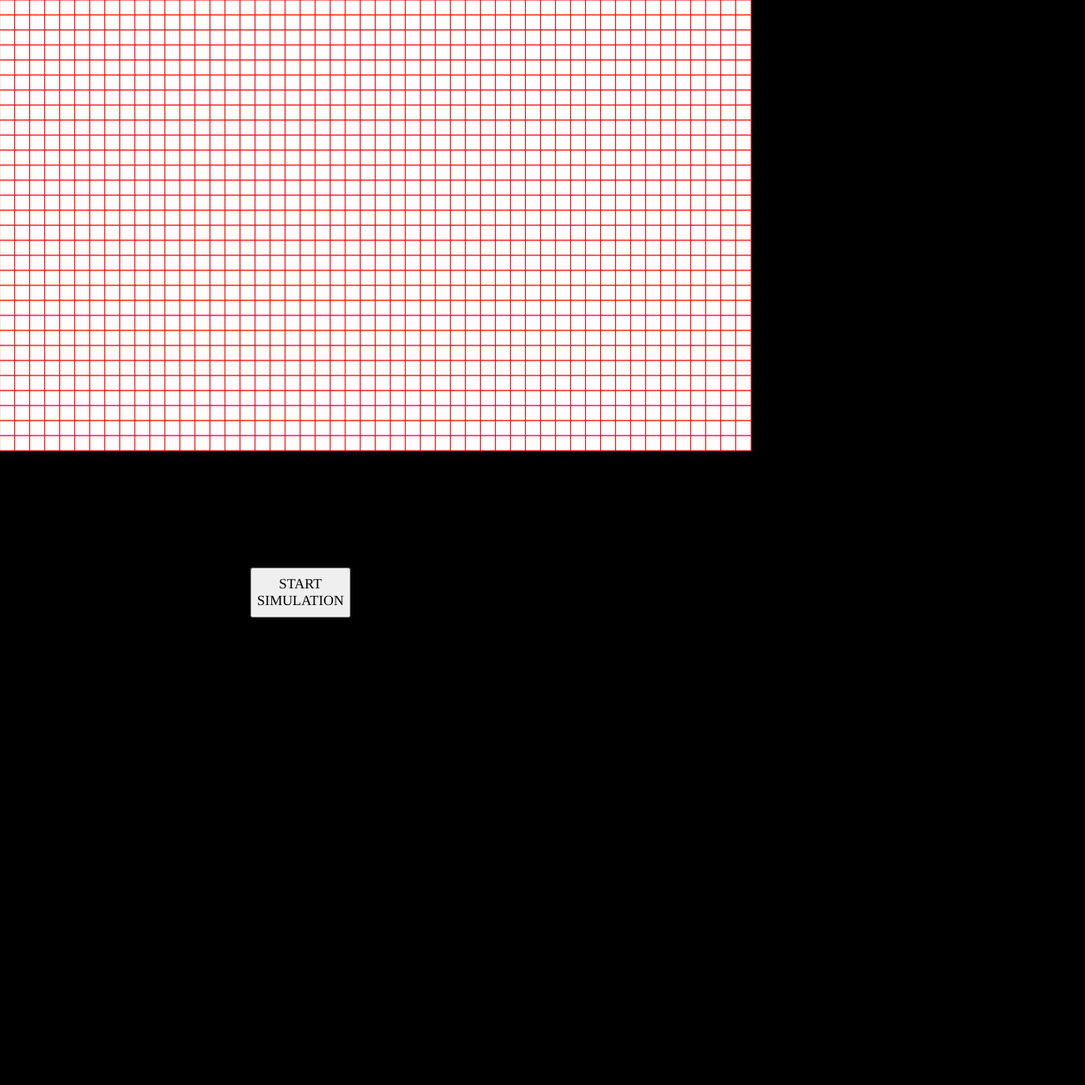
Frame 1 (no input)
Frame 60 (no input): identical to frame 1, image omitted
Frame 120 (the mouse pressed at the canvas centre since frame 60): identical to frame 1, image omitted

The p5.js sketch that drew this single still picture (run headless with seeded random() and noise() and a simulated clock; from frame 60 on, the mouse is pressed at the canvas centre):

// p5.js sketch
// ── sketch.js
let arr = [];
let isdead=[];
let statee=1
let w=50
let l=30
let neighbourscount=0;


function setup()
{
   canvas = createCanvas(1300, 1300);
   for(var i = 0; i < l; i++){
        var tmp=[];
        var inArr = [];
        for(var j = 0; j < w; j++){
          tmp[j]=0;
          
            var rect = new Rect(j,i);
            inArr.push(rect);
        }
        isdead.push(tmp)
        arr.push(inArr)  
      } 
  //creating our end button or start
  button = createButton("START SIMULATION");
  button.size(120,60);
  button.position(300,680);
  button.style("font-family", "Bodoni");
  button.style("font-size", "17px");
  button.mousePressed(experiment); 
  function experiment(){
    statee -=1 ;
    arr=[];
    button.html('click to stop');
  }

}


function draw(){
  
  background(0); 
  if(statee==1){ 
    for(var i = 0; i < l; i++){
        for(var j = 0; j < w; j++){
            arr[i][j].show()
        }
    }
  }

  else if(!statee){
    checkisdead(); 
    frameRate(5);
      for(var j = 0; j < l; j++){
        for(var i = 0; i < w; i++){
          if(isdead[j][i]){
            fill('black');
            rect(i*18,j*18,18,18);
          }
          else{
            fill('white');
            rect(i*18,j*18,18,18);
        }
      }
     }
        
    }  
    else {

    } 
}

function checkisdead(){
let use=[]

for(var i = 0; i < l; i++){
  var tmp=[];
  
  for(var j = 0; j < w; j++){
    tmp[j]=isdead[i][j];
  }
  use.push(tmp) 
} 

  for(var i = 0; i < l; i++){
    for(var j = 0; j < w; j++){
        neighbourscount+=isdead[(i-1+l) % l][(j+w) % w];
        neighbourscount+=isdead[(i-1+l) % l][(j+1+w) % w];
        neighbourscount+=isdead[(i-1+l) % l][(j-1+w) % w];
        neighbourscount+=isdead[(i+l)% l][(j-1+w) % w];
        neighbourscount+=isdead[(i+l) % l][(j+1+w) % w];
        neighbourscount+=isdead[(i+1+l) % l][(j+w) % w];
        neighbourscount+=isdead[(i+1+l) % l][(j-1+w) % w];
        neighbourscount+=isdead[(i+1+l) % l][(j+1+w) % w];
    
        if(neighbourscount==3 && isdead[i][j]==0)
        {
          use[i][j]=1;
        }
         if(isdead[i][j]==1 &&(neighbourscount<2||neighbourscount>3))
         { 
         use[i][j]=0;
      }
  neighbourscount=0
  }
 }
 for(i=0;i<l;i++)
  {
    for(j=0;j<w;j++){
      isdead[i][j]=use[i][j]
    }
  }
}

function mousePressed(){
  if(statee){
    arr.forEach(function(e, index){
        e.forEach(function(d,index2){
            arr[index][index2].clicked()
        });
    });
  }
}

function Rect(i,j){
    this.fill = 'white'
    this.i = i;
    this.j = j;
    this.x = i * 18
    this.y = j * 18
    
    this.clicked = function(){
        let x1 = this.x, x2 = x1 + 18,
            y1 = this.y, y2 = y1 + 18;
        if( mouseX > x1 && mouseX < x2 && mouseY > y1 && mouseY < y2){
            isdead[j][i]=1
           
          
            this.fill = 'black'
          }
    }
    this.show = function(){
        fill(this.fill)
        stroke('red')
        rect(this.x, this.y,18, 18)
    }
}


// ── style.css
body{
align-items: center;

}

h1{
  text-align: center;
  
}
